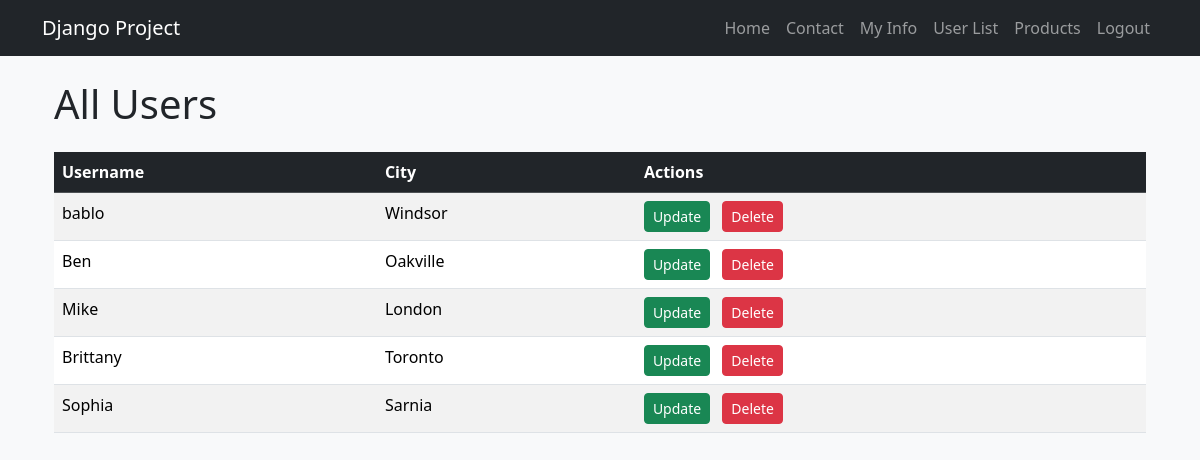
/users/ (signed in), run on the app's committed database.
### main_app/models.py (models this page shows, shortened)
class UserInfo(models.Model):
    user = models.OneToOneField(User, on_delete=models.CASCADE)
    age = models.IntegerField()
    city = models.CharField(max_length=100)
    hobby = models.CharField(max_length=100)
    favorite_food = models.CharField(max_length=100)

### main_app/views.py (the view)
# urls.py: path("users/", views.user_list, name="user_list"),
@login_required
def user_list(request):
    users = UserInfo.objects.all()
    return render(request, "user_list.html", {"users": users})

### main_app/templates/user_list.html
{% extends "base.html" %}
{% block content %}
<div class="container mt-4">
  <h1 class="mb-4">All Users</h1>
  <table class="table table-striped table-hover">
    <thead class="table-dark">
      <tr>
        <th>Username</th>
        <th>City</th>
        <th>Actions</th>
      </tr>
    </thead>
    <tbody>
      {% for u in users %}
      <tr>
        <td>{{ u.user.username }}</td>
        <td>{{ u.city }}</td>
        <td>
          {% if request.user == u.user or request.user.is_superuser %}
          <a href="{% url 'user_update' u.id %}" class="btn btn-sm btn-success me-2">
            Update
          </a>
          {% endif %}
          {% if request.user.is_superuser %}
          <a href="{% url 'user_delete' u.id %}" class="btn btn-sm btn-danger">
            Delete
          </a>
          {% endif %}
        </td>
      </tr>
      {% empty %}
      <tr>
        <td colspan="3" class="text-center">
          <em>No users found.</em>
        </td>
      </tr>
      {% endfor %}
    </tbody>
  </table>
</div>
{% endblock %}

### data on the page
UserInfo: user.username "bablo", city "Windsor", shows "Update"
UserInfo: user.username "Ben", city "Oakville", shows "Update"
UserInfo: user.username "Mike", city "London", shows "Update"
UserInfo: user.username "Brittany", city "Toronto", shows "Update"
UserInfo: user.username "Sophia", city "Sarnia", shows "Update"
